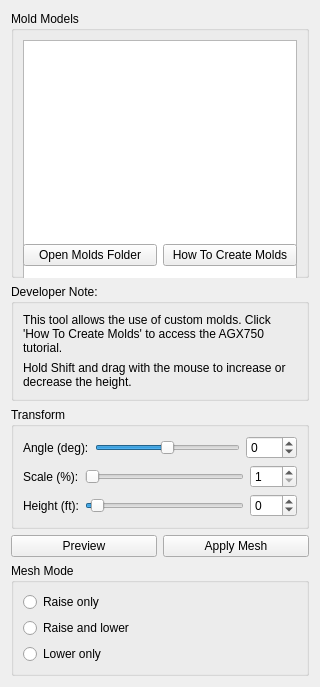
<?xml version="1.0" encoding="UTF-8"?>
<ui version="4.0">
 <class>WBQtMeshMoldPanel</class>
 <widget class="QWidget" name="WBQtMeshMoldPanel">
  <property name="geometry">
   <rect>
    <x>0</x>
    <y>0</y>
    <width>320</width>
    <height>560</height>
   </rect>
  </property>
  <property name="windowTitle">
   <string>Mesh Mold Options</string>
  </property>
  <layout class="QVBoxLayout" name="rootLayout" stretch="3,0,0,0,0">
   <item>
    <widget class="QGroupBox" name="moldBox">
     <property name="title">
      <string>Mold Models</string>
     </property>
     <layout class="QVBoxLayout" name="moldLay" stretch="1,0">
      <item>
       <widget class="QListWidget" name="moldList">
        <property name="sizePolicy">
         <sizepolicy hsizetype="Preferred" vsizetype="Expanding">
          <horstretch>0</horstretch>
          <verstretch>0</verstretch>
         </sizepolicy>
        </property>
        <property name="minimumSize">
         <size>
          <width>0</width>
          <height>240</height>
         </size>
        </property>
       </widget>
      </item>
      <item>
       <layout class="QHBoxLayout" name="moldBtnRow">
        <item>
         <widget class="QPushButton" name="openFolderBtn">
          <property name="text">
           <string>Open Molds Folder</string>
          </property>
         </widget>
        </item>
        <item>
         <widget class="QPushButton" name="openLinkBtn">
          <property name="text">
           <string>How To Create Molds</string>
          </property>
         </widget>
        </item>
       </layout>
      </item>
     </layout>
    </widget>
   </item>
   <item>
    <widget class="QGroupBox" name="noteBox">
     <property name="title">
      <string>Developer Note:</string>
     </property>
     <layout class="QVBoxLayout" name="noteLay">
      <item>
       <widget class="QLabel" name="noteText">
        <property name="text">
         <string>This tool allows the use of custom molds. Click 'How To Create Molds' to access the AGX750 tutorial.</string>
        </property>
        <property name="wordWrap">
         <bool>true</bool>
        </property>
       </widget>
      </item>
      <item>
       <widget class="QLabel" name="hintText">
        <property name="text">
         <string>Hold Shift and drag with the mouse to increase or decrease the height.</string>
        </property>
        <property name="wordWrap">
         <bool>true</bool>
        </property>
       </widget>
      </item>
     </layout>
    </widget>
   </item>
   <item>
    <widget class="QGroupBox" name="xformBox">
     <property name="title">
      <string>Transform</string>
     </property>
     <layout class="QVBoxLayout" name="xformLay">
      <item>
       <layout class="QHBoxLayout" name="angleRow" stretch="0,1,0">
        <item>
         <widget class="QLabel" name="angleLabel">
          <property name="text">
           <string>Angle (deg):</string>
          </property>
         </widget>
        </item>
        <item>
         <widget class="QSlider" name="angleSlider">
          <property name="minimum">
           <number>-180</number>
          </property>
          <property name="maximum">
           <number>180</number>
          </property>
          <property name="orientation">
           <enum>Qt::Horizontal</enum>
          </property>
         </widget>
        </item>
        <item>
         <widget class="QSpinBox" name="angleSpin">
          <property name="minimum">
           <number>-180</number>
          </property>
          <property name="maximum">
           <number>180</number>
          </property>
         </widget>
        </item>
       </layout>
      </item>
      <item>
       <layout class="QHBoxLayout" name="scaleRow" stretch="0,1,0">
        <item>
         <widget class="QLabel" name="scaleLabel">
          <property name="text">
           <string>Scale (%):</string>
          </property>
         </widget>
        </item>
        <item>
         <widget class="QSlider" name="scaleSlider">
          <property name="minimum">
           <number>1</number>
          </property>
          <property name="maximum">
           <number>200</number>
          </property>
          <property name="orientation">
           <enum>Qt::Horizontal</enum>
          </property>
         </widget>
        </item>
        <item>
         <widget class="QSpinBox" name="scaleSpin">
          <property name="minimum">
           <number>1</number>
          </property>
          <property name="maximum">
           <number>200</number>
          </property>
         </widget>
        </item>
       </layout>
      </item>
      <item>
       <layout class="QHBoxLayout" name="heightRow" stretch="0,1,0">
        <item>
         <widget class="QLabel" name="heightLabel">
          <property name="text">
           <string>Height (ft):</string>
          </property>
         </widget>
        </item>
        <item>
         <widget class="QSlider" name="heightSlider">
          <property name="minimum">
           <number>-10</number>
          </property>
          <property name="maximum">
           <number>256</number>
          </property>
          <property name="orientation">
           <enum>Qt::Horizontal</enum>
          </property>
         </widget>
        </item>
        <item>
         <widget class="QSpinBox" name="heightSpin">
          <property name="minimum">
           <number>-10</number>
          </property>
          <property name="maximum">
           <number>256</number>
          </property>
         </widget>
        </item>
       </layout>
      </item>
     </layout>
    </widget>
   </item>
   <item>
    <layout class="QHBoxLayout" name="actionRow">
     <item>
      <widget class="QPushButton" name="preview">
       <property name="text">
        <string>Preview</string>
       </property>
       <property name="checkable">
        <bool>true</bool>
       </property>
      </widget>
     </item>
     <item>
      <widget class="QPushButton" name="applyMesh">
       <property name="text">
        <string>Apply Mesh</string>
       </property>
      </widget>
     </item>
    </layout>
   </item>
   <item>
    <widget class="QGroupBox" name="modeBox">
     <property name="title">
      <string>Mesh Mode</string>
     </property>
     <layout class="QVBoxLayout" name="modeLay">
      <item>
       <widget class="QRadioButton" name="raise">
        <property name="text">
         <string>Raise only</string>
        </property>
       </widget>
      </item>
      <item>
       <widget class="QRadioButton" name="raiseLower">
        <property name="text">
         <string>Raise and lower</string>
        </property>
       </widget>
      </item>
      <item>
       <widget class="QRadioButton" name="lower">
        <property name="text">
         <string>Lower only</string>
        </property>
       </widget>
      </item>
     </layout>
    </widget>
   </item>
  </layout>
 </widget>
 <resources/>
 <connections/>
</ui>
